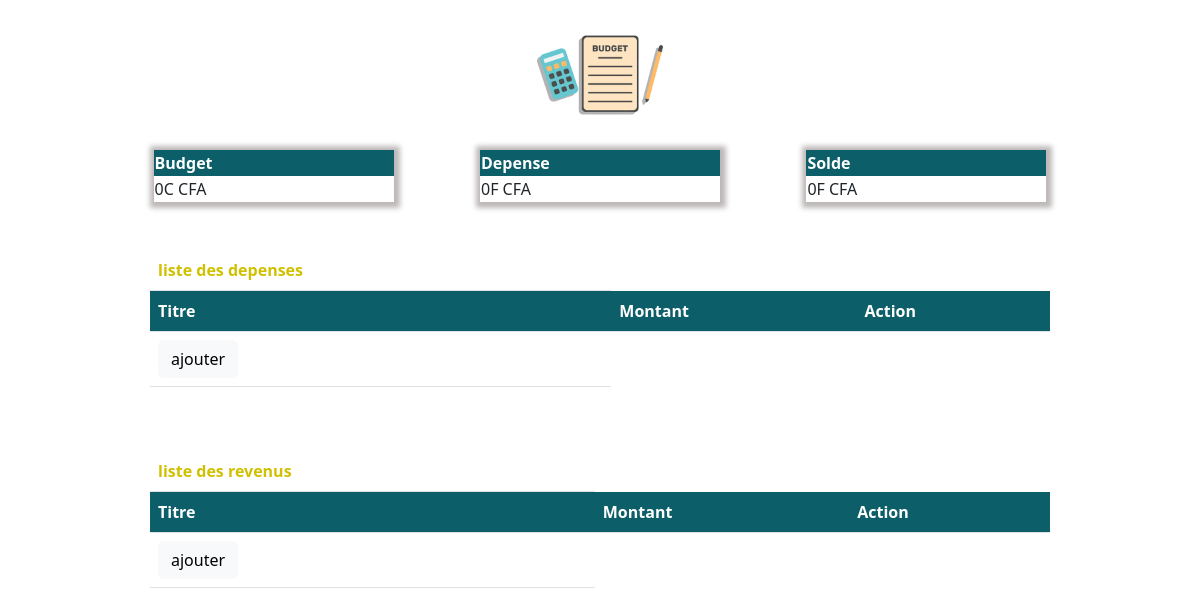
Before: / with the older database file.
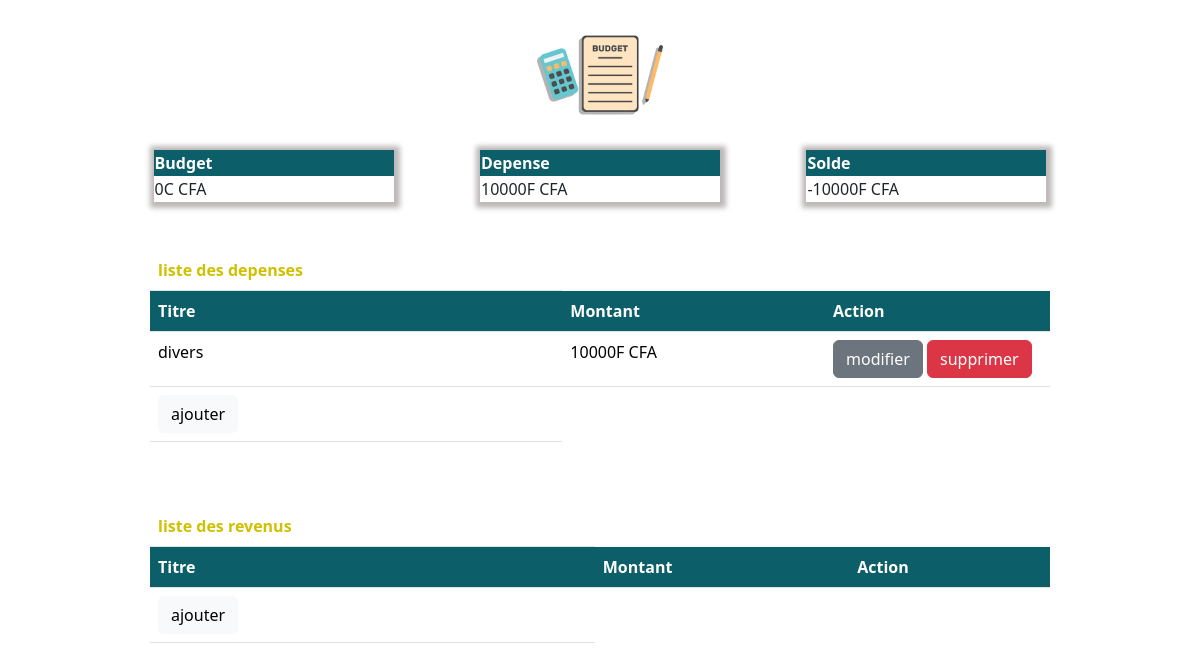
After: the same page with the newer database file.
### tables this page shows
CREATE TABLE depense(
    id INTEGER PRIMARY KEY AUTOINCREMENT,
    titre TEXT NOT NULL, 
    montant TEXT  NOT NULL
    );

### app.py (the view)
@app.route("/")
def index():
    cursor=get_db_connection()
    depense=0
    depenseDetails=cursor.execute("SELECT * FROM depense").fetchall()
    for depenses in depenseDetails:
        depense+=int(depenses[2])
    revenu=0
    revenuDetails=cursor.execute("SELECT * FROM revenu").fetchall()
    for revenus in revenuDetails:
        revenu+=int(revenus[2])
    solde= revenu -depense
    return render_template("index.html", depenseDetails=depenseDetails, revenuDetails=revenuDetails, revenu=revenu, depense=depense, solde=solde)

### app.py (called while the page is built)
def get_db_connection():
    conn = sqlite3.connect('database.db')
    conn.row_factory = sqlite3.Row
    return conn

### templates/index.html (shortened to what this page needs)
<!DOCTYPE html>
<html lang="en">
<head>
    <link rel="stylesheet" href="{{url_for('static', filename='/dist/css/bootstrap.css')}}">
    <link rel="stylesheet" href="{{url_for('static',filename='/css/style.css')}}">
</head>
<body >
    {%include("partials/_logo.html")%}
<div class="gap">
    <table  class="tableau">
        <thead>
            <tr >
                <th class="vert"  >Budget</th>
            </tr>
        </thead>
        <tbody >
            <tr >
                <td >{{revenu}}C CFA </td>
            </tr>
        </tbody>
    </table>
    <table  class="tableau">
        <thead>
            <tr>
                <th class="vert" >Depense</th>
            </tr>
        </thead>
        <tbody>
            <tr>
                <td>{{depense}}F CFA </td>
            </tr>
        </tbody>
    </table>
    <table  class="tableau">
        <thead >
            <tr>
                <th class="vert" >Solde</th>
            </tr>
        </thead>
        <tbody>
            <tr>
                <td> {{solde}}F CFA</td>
            </tr>
        </tbody>
    </table>
</div>
<div class="d-flex justify-content-center mt-5" >
    <table class="table  w-75 ">
        <thead>
            <tr><th class="jaune">liste des depenses</th></tr>
            <tr >
                <th class="vert" >Titre</th>
                <th class="vert" >Montant</th>
                <th class="vert" >Action</th>
            </tr>
        </thead>
        <tbody>
        {%    for depense in depenseDetails%}
            <tr>
            <td>{{depense[1]}}</td>
            <td>{{depense[2]}}F CFA</td>
                <td class="col-3">
                <a class="btn btn-secondary" href="/updateDepense/{{depense[0]}}">modifier</a>
                <a class="btn btn-danger" href="/deleteDepense/{{depense[0]}}">supprimer</a>
                </td>
            </tr>
            {% endfor%}
            <tr>
                <td><a class="btn btn-light" href="{{url_for('depense')}}">ajouter</a></td>
            </tr>
        </tbody>
    </table>
</div>
<div class="d-flex justify-content-center mt-5">
    <table class="table  w-75 ">
        <thead>
            <tr><th class="jaune">liste des revenus</th></tr>
            <tr >
                <th class="vert" >Titre</th>
                <th class="vert" >Montant</th>
                <th class="vert"  >Action</th>
            </tr>
        </thead>
        <tbody>
                <td><a class="btn btn-light" href="/revenu">ajouter</a></td>
        </tbody>
    </table>
</div>
</body>
</html>

### templates/partials/_logo.html
    {% block content%}
    <div class="form">
        <img  src="{{url_for('static', filename='logo.png')}}" alt="" width="150px">
    </div>
    {% endblock %}

### static/css/style.css (style rules this page uses)
.vert { background-color: #0C5E69 !important; color:white !important; }
.jaune { color:#D1C000 !important; text-wrap:nowrap !important; }
.tableau { width: 25%; box-shadow: 1px 1px 5px 5px rgb(190, 185, 185); }
.gap { display: flex; gap: 9%; margin-left: 10%; margin-right: 10%; justify-content: center; }
.form { display: flex; justify-content: center; }

Changed rows visible on the page:
added depense: titre "divers", montant "10000"
Other visible differences:
{{ depense }}: "0" → "10000"
{{ solde }}: "0" → "-10000"
